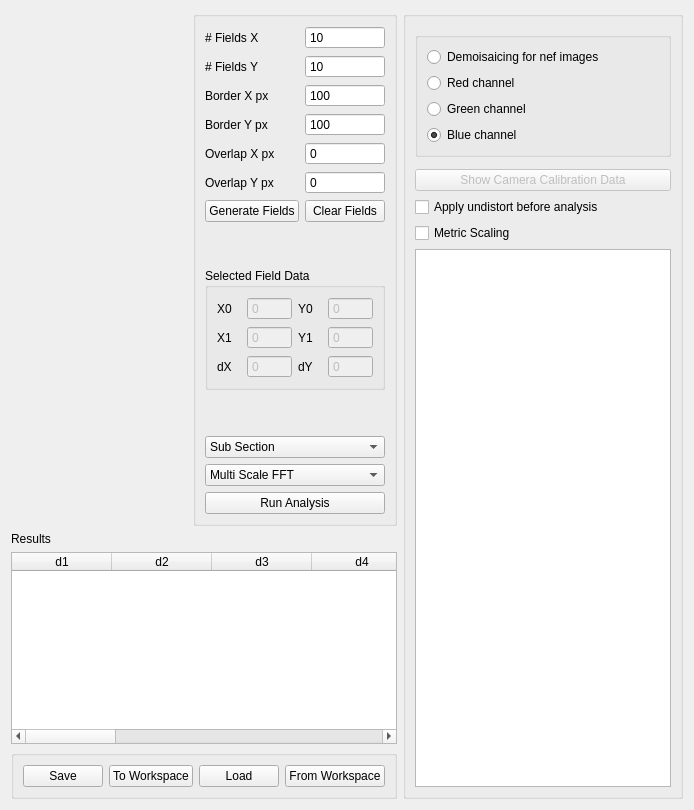
     <widget class="QWidget" name="Displacement">
      <attribute name="title">
       <string>Displacement</string>
      </attribute>
      <layout class="QGridLayout" name="gridLayout_8">
       <item row="1" column="0">
        <widget class="QLabel" name="label_59">
         <property name="text">
          <string>Results</string>
         </property>
        </widget>
       </item>
       <item row="3" column="0" colspan="2">
        <widget class="QGroupBox" name="groupBox_8">
         <property name="title">
          <string/>
         </property>
         <layout class="QHBoxLayout" name="horizontalLayout">
          <item>
           <widget class="QPushButton" name="pbDisplSave">
            <property name="text">
             <string>Save</string>
            </property>
           </widget>
          </item>
          <item>
           <widget class="QPushButton" name="pbDisplWorkSpaceExp">
            <property name="text">
             <string>To Workspace</string>
            </property>
           </widget>
          </item>
          <item>
           <widget class="QPushButton" name="pbDisplLoad">
            <property name="text">
             <string>Load</string>
            </property>
           </widget>
          </item>
          <item>
           <widget class="QPushButton" name="pbDisplWorkSpaceImp">
            <property name="text">
             <string>From Workspace</string>
            </property>
           </widget>
          </item>
         </layout>
        </widget>
       </item>
       <item row="2" column="0" colspan="2">
        <widget class="QTableWidget" name="tblDisplRes">
         <property name="editTriggers">
          <set>QAbstractItemView::NoEditTriggers</set>
         </property>
         <column>
          <property name="text">
           <string>d1</string>
          </property>
         </column>
         <column>
          <property name="text">
           <string>d2</string>
          </property>
         </column>
         <column>
          <property name="text">
           <string>d3</string>
          </property>
         </column>
         <column>
          <property name="text">
           <string>d4</string>
          </property>
         </column>
         <column>
          <property name="text">
           <string>d5</string>
          </property>
         </column>
         <column>
          <property name="text">
           <string>d6</string>
          </property>
         </column>
         <column>
          <property name="text">
           <string>d7</string>
          </property>
         </column>
         <column>
          <property name="text">
           <string>d8</string>
          </property>
         </column>
         <column>
          <property name="text">
           <string>d9</string>
          </property>
         </column>
         <column>
          <property name="text">
           <string>d10</string>
          </property>
         </column>
         <column>
          <property name="text">
           <string>d11</string>
          </property>
         </column>
         <column>
          <property name="text">
           <string>d12</string>
          </property>
         </column>
        </widget>
       </item>
       <item row="0" column="0">
        <widget class="Itom2dQwtPlot" name="pltDisplacement">
         <property name="allowedGeometricShapes">
          <set>ItomQwtPlotEnums::Rectangle|ItomQwtPlotEnums::Square</set>
         </property>
        </widget>
       </item>
       <item row="0" column="1">
        <widget class="QGroupBox" name="groupBox_5">
         <property name="title">
          <string/>
         </property>
         <layout class="QGridLayout" name="gridLayout_9">
          <item row="7" column="0">
           <spacer name="verticalSpacer_7">
            <property name="orientation">
             <enum>Qt::Vertical</enum>
            </property>
            <property name="sizeHint" stdset="0">
             <size>
              <width>20</width>
              <height>40</height>
             </size>
            </property>
           </spacer>
          </item>
          <item row="12" column="0" colspan="2">
           <widget class="QGroupBox" name="groupBox_7">
            <property name="title">
             <string>Selected Field Data</string>
            </property>
            <layout class="QGridLayout" name="gridLayout_10">
             <item row="4" column="1">
              <widget class="QSpinBox" name="sbCurDx">
               <property name="enabled">
                <bool>false</bool>
               </property>
               <property name="buttonSymbols">
                <enum>QAbstractSpinBox::NoButtons</enum>
               </property>
               <property name="maximum">
                <number>10000</number>
               </property>
              </widget>
             </item>
             <item row="0" column="1">
              <widget class="QSpinBox" name="sbCurX0">
               <property name="enabled">
                <bool>false</bool>
               </property>
               <property name="buttonSymbols">
                <enum>QAbstractSpinBox::NoButtons</enum>
               </property>
               <property name="maximum">
                <number>10000</number>
               </property>
              </widget>
             </item>
             <item row="2" column="0">
              <widget class="QLabel" name="label_30">
               <property name="text">
                <string>X1</string>
               </property>
              </widget>
             </item>
             <item row="2" column="1">
              <widget class="QSpinBox" name="sbCurX1">
               <property name="enabled">
                <bool>false</bool>
               </property>
               <property name="buttonSymbols">
                <enum>QAbstractSpinBox::NoButtons</enum>
               </property>
               <property name="maximum">
                <number>10000</number>
               </property>
              </widget>
             </item>
             <item row="0" column="2">
              <widget class="QLabel" name="label_29">
               <property name="text">
                <string>Y0</string>
               </property>
              </widget>
             </item>
             <item row="4" column="0">
              <widget class="QLabel" name="label_50">
               <property name="text">
                <string>dX</string>
               </property>
              </widget>
             </item>
             <item row="0" column="0">
              <widget class="QLabel" name="label_28">
               <property name="text">
                <string>X0</string>
               </property>
              </widget>
             </item>
             <item row="0" column="3">
              <widget class="QSpinBox" name="sbCurY0">
               <property name="enabled">
                <bool>false</bool>
               </property>
               <property name="buttonSymbols">
                <enum>QAbstractSpinBox::NoButtons</enum>
               </property>
               <property name="maximum">
                <number>10000</number>
               </property>
              </widget>
             </item>
             <item row="2" column="2">
              <widget class="QLabel" name="label_49">
               <property name="text">
                <string>Y1</string>
               </property>
              </widget>
             </item>
             <item row="2" column="3">
              <widget class="QSpinBox" name="sbCurY1">
               <property name="enabled">
                <bool>false</bool>
               </property>
               <property name="buttonSymbols">
                <enum>QAbstractSpinBox::NoButtons</enum>
               </property>
               <property name="maximum">
                <number>10000</number>
               </property>
              </widget>
             </item>
             <item row="4" column="2">
              <widget class="QLabel" name="label_51">
               <property name="text">
                <string>dY</string>
               </property>
              </widget>
             </item>
             <item row="4" column="3">
              <widget class="QSpinBox" name="sbCurDy">
               <property name="enabled">
                <bool>false</bool>
               </property>
               <property name="buttonSymbols">
                <enum>QAbstractSpinBox::NoButtons</enum>
               </property>
               <property name="maximum">
                <number>10000</number>
               </property>
              </widget>
             </item>
            </layout>
           </widget>
          </item>
          <item row="0" column="1">
           <widget class="QSpinBox" name="sbFieldsX">
            <property name="buttonSymbols">
             <enum>QAbstractSpinBox::NoButtons</enum>
            </property>
            <property name="minimum">
             <number>1</number>
            </property>
            <property name="maximum">
             <number>1000</number>
            </property>
            <property name="value">
             <number>10</number>
            </property>
           </widget>
          </item>
          <item row="4" column="1">
           <widget class="QSpinBox" name="sbOverlapX">
            <property name="buttonSymbols">
             <enum>QAbstractSpinBox::NoButtons</enum>
            </property>
            <property name="maximum">
             <number>9999</number>
            </property>
           </widget>
          </item>
          <item row="1" column="0">
           <widget class="QLabel" name="label_23">
            <property name="text">
             <string># Fields Y</string>
            </property>
           </widget>
          </item>
          <item row="5" column="1">
           <widget class="QSpinBox" name="sbOverlapY">
            <property name="buttonSymbols">
             <enum>QAbstractSpinBox::NoButtons</enum>
            </property>
            <property name="maximum">
             <number>9999</number>
            </property>
           </widget>
          </item>
          <item row="5" column="0">
           <widget class="QLabel" name="label_27">
            <property name="text">
             <string>Overlap Y px</string>
            </property>
           </widget>
          </item>
          <item row="6" column="1">
           <widget class="QPushButton" name="pbClearFields">
            <property name="text">
             <string>Clear Fields</string>
            </property>
           </widget>
          </item>
          <item row="16" column="0" colspan="2">
           <widget class="QComboBox" name="cbDisplInitialGuess">
            <property name="currentIndex">
             <number>4</number>
            </property>
            <item>
             <property name="text">
              <string>None</string>
             </property>
            </item>
            <item>
             <property name="text">
              <string>Simple</string>
             </property>
            </item>
            <item>
             <property name="text">
              <string>Optimized</string>
             </property>
            </item>
            <item>
             <property name="text">
              <string>Simple FFT</string>
             </property>
            </item>
            <item>
             <property name="text">
              <string>Multi Scale FFT</string>
             </property>
            </item>
           </widget>
          </item>
          <item row="17" column="0" colspan="2">
           <widget class="QPushButton" name="pbRunDisplacement">
            <property name="text">
             <string>Run Analysis</string>
            </property>
           </widget>
          </item>
          <item row="3" column="1">
           <widget class="QSpinBox" name="sbBorderY">
            <property name="buttonSymbols">
             <enum>QAbstractSpinBox::NoButtons</enum>
            </property>
            <property name="maximum">
             <number>9999</number>
            </property>
            <property name="value">
             <number>100</number>
            </property>
           </widget>
          </item>
          <item row="1" column="1">
           <widget class="QSpinBox" name="sbFieldsY">
            <property name="buttonSymbols">
             <enum>QAbstractSpinBox::NoButtons</enum>
            </property>
            <property name="minimum">
             <number>1</number>
            </property>
            <property name="maximum">
             <number>1000</number>
            </property>
            <property name="value">
             <number>10</number>
            </property>
           </widget>
          </item>
          <item row="15" column="0" colspan="2">
           <widget class="QComboBox" name="cbDisplType">
            <property name="currentIndex">
             <number>0</number>
            </property>
            <item>
             <property name="text">
              <string>Sub Section</string>
             </property>
            </item>
            <item>
             <property name="text">
              <string>Q4 Full Field</string>
             </property>
            </item>
            <item>
             <property name="text">
              <string>3D Full Field</string>
             </property>
            </item>
           </widget>
          </item>
          <item row="14" column="0">
           <spacer name="verticalSpacer_5">
            <property name="orientation">
             <enum>Qt::Vertical</enum>
            </property>
            <property name="sizeHint" stdset="0">
             <size>
              <width>20</width>
              <height>40</height>
             </size>
            </property>
           </spacer>
          </item>
          <item row="2" column="0">
           <widget class="QLabel" name="label_24">
            <property name="text">
             <string>Border X px</string>
            </property>
           </widget>
          </item>
          <item row="4" column="0">
           <widget class="QLabel" name="label_26">
            <property name="text">
             <string>Overlap X px</string>
            </property>
           </widget>
          </item>
          <item row="0" column="0">
           <widget class="QLabel" name="label_22">
            <property name="text">
             <string># Fields X</string>
            </property>
           </widget>
          </item>
          <item row="6" column="0">
           <widget class="QPushButton" name="pbGenFields">
            <property name="text">
             <string>Generate Fields</string>
            </property>
           </widget>
          </item>
          <item row="3" column="0">
           <widget class="QLabel" name="label_25">
            <property name="text">
             <string>Border Y px</string>
            </property>
           </widget>
          </item>
          <item row="2" column="1">
           <widget class="QSpinBox" name="sbBorderX">
            <property name="buttonSymbols">
             <enum>QAbstractSpinBox::NoButtons</enum>
            </property>
            <property name="maximum">
             <number>9999</number>
            </property>
            <property name="value">
             <number>100</number>
            </property>
           </widget>
          </item>
         </layout>
        </widget>
       </item>
       <item row="0" column="2" rowspan="4">
        <widget class="QGroupBox" name="groupBox_15">
         <property name="title">
          <string/>
         </property>
         <layout class="QVBoxLayout" name="verticalLayout_9">
          <item>
           <widget class="PathLineEdit" name="pleDisplFolder">
            <property name="filters">
             <set>PathLineEdit::Dirs|PathLineEdit::Drives|PathLineEdit::NoDot|PathLineEdit::NoDotDot|PathLineEdit::Readable</set>
            </property>
            <property name="options">
             <set>PathLineEdit::ShowDirsOnly</set>
            </property>
           </widget>
          </item>
          <item>
           <widget class="QGroupBox" name="groupBox_16">
            <property name="title">
             <string/>
            </property>
            <layout class="QVBoxLayout" name="verticalLayout_10">
             <item>
              <widget class="QRadioButton" name="rbNefDemosaicing">
               <property name="text">
                <string>Demoisaicing for nef images</string>
               </property>
              </widget>
             </item>
             <item>
              <widget class="QRadioButton" name="rbNefRed">
               <property name="text">
                <string>Red channel</string>
               </property>
              </widget>
             </item>
             <item>
              <widget class="QRadioButton" name="rbNefGreen">
               <property name="text">
                <string>Green channel</string>
               </property>
              </widget>
             </item>
             <item>
              <widget class="QRadioButton" name="rbNefBlue">
               <property name="text">
                <string>Blue channel</string>
               </property>
               <property name="checked">
                <bool>true</bool>
               </property>
              </widget>
             </item>
            </layout>
           </widget>
          </item>
          <item>
           <widget class="PathLineEdit" name="pleDisplCalibrationFile"/>
          </item>
          <item>
           <widget class="QPushButton" name="pbShowCameraCalib">
            <property name="enabled">
             <bool>false</bool>
            </property>
            <property name="text">
             <string>Show Camera Calibration Data</string>
            </property>
           </widget>
          </item>
          <item>
           <widget class="QCheckBox" name="cbDisplUndistort">
            <property name="text">
             <string>Apply undistort before analysis</string>
            </property>
           </widget>
          </item>
          <item>
           <widget class="QCheckBox" name="cbDisplMScaling">
            <property name="text">
             <string>Metric Scaling</string>
            </property>
           </widget>
          </item>
          <item>
           <widget class="QListWidget" name="lwDisplFiles">
            <property name="editTriggers">
             <set>QAbstractItemView::NoEditTriggers</set>
            </property>
            <property name="selectionMode">
             <enum>QAbstractItemView::ExtendedSelection</enum>
            </property>
           </widget>
          </item>
         </layout>
        </widget>
       </item>
      </layout>
     </widget>
